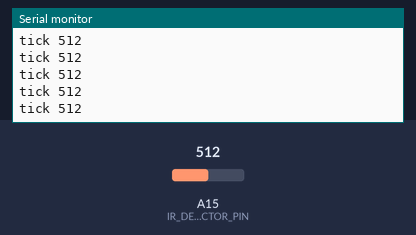
The sketch below on a simulated Arduino Mega 2560, built with avr-gcc and run on an emulated ATmega2560. Parts: the last lines printed to the serial monitor. Inputs (shaded band) come from the test bench; at power-on: A15 (IR_DETECTOR_PIN) = 512.

Above: at 1.2 s.
1.3 s: A15 (IR_DETECTOR_PIN) set to 716
At 1.68 s:
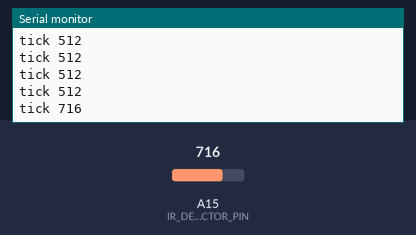
2.8 s: A15 (IR_DETECTOR_PIN) set to 900
At 2.93 s:
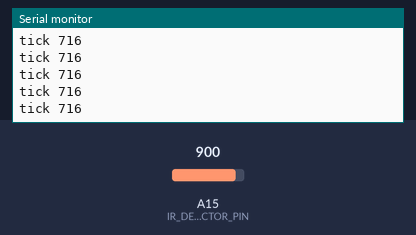
Timing chart, 0 to 5.8 s (numbered marks = the images above; inputs shaded):
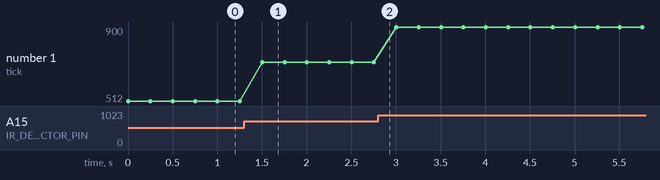

The sketch:

OPTO.ino
```cpp
int IR_DETECTOR_PIN  = A15;

void setup() {
  // put your setup code here, to run once:
  Serial.begin(9600);
}

void loop() {
  // put your main code here, to run repeatedly:
  int val = analogRead(IR_DETECTOR_PIN);
  //if (val > 800) {
    Serial.print("tick ");
    Serial.println(val);
    delay(250);
  //}

}
```

Measured:
- after the input at 1.3 s, the serial monitor: prints a new line after 0.20 s (image 1)
- plotted number 1: 512 → 716 after the input at 1.3 s, 716 → 900 after the input at 2.8 s
